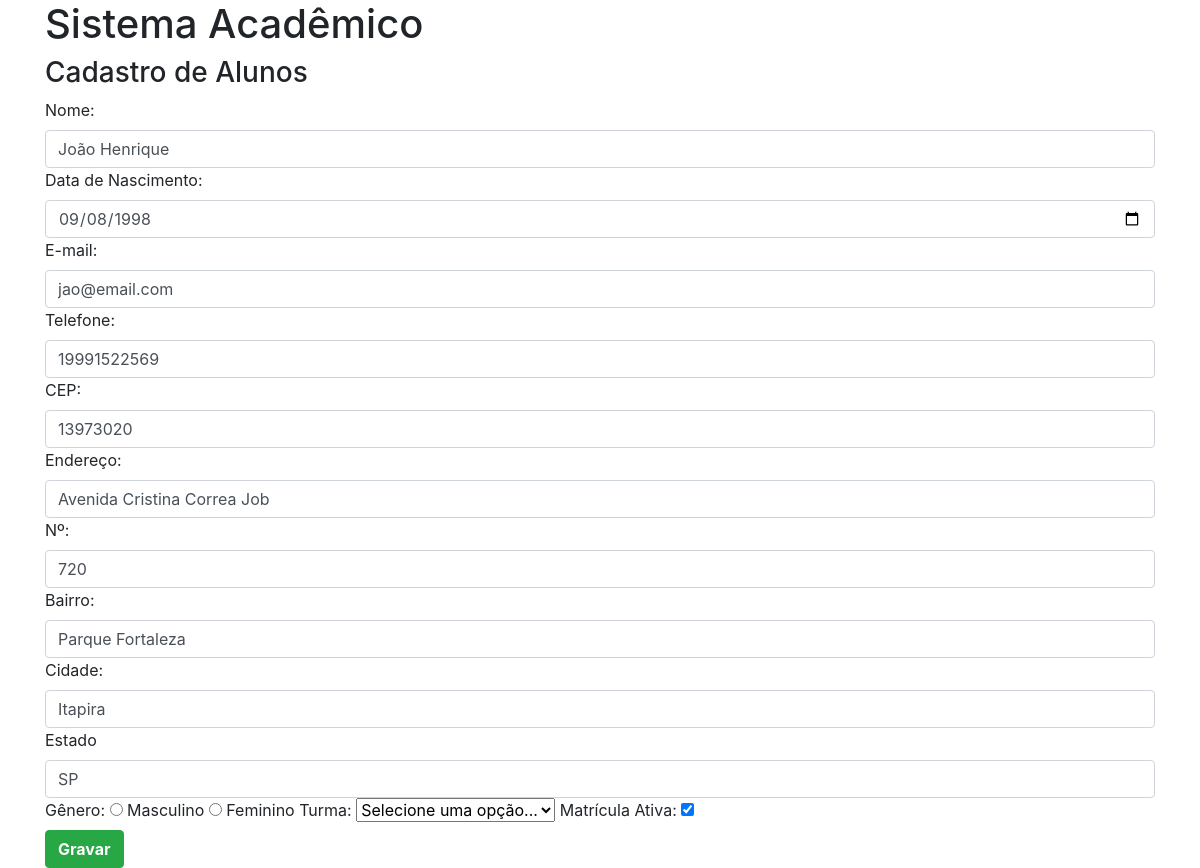
The app's page /sis-escolar/alunos/alunos-editar.php?id=8 with its own data.
### tables this page shows
CREATE TABLE `tb_alunos` (
  `id` int(11) NOT NULL,
  `nomeAluno` varchar(150) NOT NULL,
  `dataNasc` date NOT NULL,
  `email` varchar(150) NOT NULL,
  `tel` varchar(11) NOT NULL,
  `cep` varchar(11) NOT NULL,
  `rua` varchar(150) NOT NULL,
  `numero` varchar(10) NOT NULL,
  `bairro` varchar(70) NOT NULL,
  `cidade` varchar(70) NOT NULL,
  `uf` varchar(2) NOT NULL,
  `genero` char(1) NOT NULL,
  `turma` char(1) NOT NULL,
  `matricula` tinyint(1) NOT NULL
);

### sis-escolar/classes/Aluno.php (called while the page is built, shortened)
<?php
    class Aluno{
        public $id;
        public function __construct($id = false){
            if($id){
                $this -> id = $id;
                $this->carregar();
            }
        }
        public function carregar(){
            $sql = "SELECT * FROM tb_alunos WHERE id=" .$this->id;
            $conexao = new PDO('mysql:host=127.0.0.1;dbname=sis-escolar','root','');
            $resultado = $conexao->query($sql);
            $linha = $resultado->fetch();
            $this->nomeAluno = $linha['nomeAluno'];
            $this->dataNasc = $linha['dataNasc'];
            $this->email = $linha['email'];
            $this->tel = $linha['tel'];
            $this->cep = $linha['cep'];
            $this->rua = $linha['rua'];
            $this->numero = $linha['numero'];
            $this->bairro = $linha['bairro'];
            $this->cidade = $linha['cidade'];
            $this->uf = $linha['uf'];
            $this->matricula = $linha['matricula'];
        }
    }
?>

### sis-escolar/alunos/alunos-editar.php (the view, shortened to what this page needs)
<?php
    require_once "../classes/Aluno.php";
    $id = $_GET['id'];
    $aluno = new Aluno($id);
?>
<!DOCTYPE html>
<html lang="pt-br">
<head>
    <link rel="stylesheet" href="https://stackpath.bootstrapcdn.com/bootstrap/4.1.3/css/bootstrap.min.css">
</head>
<body class="container">
    <h1>Sistema Acadêmico</h1>
    <h3>Cadastro de Alunos</h3>
    <fieldset>
        <form action="alunos-editar-gravar.php" method="POST">
            <label for="nomeAluno">Nome:</label>
            <input  class="form-control" type="text" name="nomeAluno" value="<?= $aluno->nomeAluno ?>">
            <label for="dataNasc">Data de Nascimento:</label>
            <input  class="form-control" type="date" name="dataNasc" value="<?= $aluno->dataNasc ?>">
            <label for="email">E-mail:</label>
            <input  class="form-control" type="email" name="email" value="<?= $aluno->email ?>">
            <label for="tel">Telefone:</label>
            <input  class="form-control" type="text" name="tel" value="<?= $aluno->tel ?>">
            <label for="cep">CEP:</label>
            <input  class="form-control" type="text" name="cep" id="cep" value="<?= $aluno->cep ?>"
                    onchange="pesquisacep(this.value); ">
            <label for="rua">Endereço:</label>
            <input  class="form-control" type="text" name="rua" id="rua" value="<?= $aluno->rua ?>">
            <label for="numero">Nº:</label>
            <input  class="form-control" type="number" name="numero" id="" value="<?= $aluno->numero ?>">
            <label for="bairro">Bairro:</label>
            <input  class="form-control" type="text" name="bairro" id="bairro" value="<?= $aluno->bairro ?>">
            <label for="cidade">Cidade:</label>
            <input  class="form-control" type="text" name="cidade" id="cidade" value="<?= $aluno->cidade ?>">
            <label for="uf">Estado</label>
            <input  class="form-control" type="text" name="uf" id="uf" value="<?= $aluno->uf ?>">
            <label for="genero">Gênero:</label>
                <input type="radio" name="genero" id="masc" value="1">
                <label for="masc">Masculino</label>
                <input type="radio" name="genero" id="femi" value="0">
                <label for="femi">Feminino</label>
            <label for="turma">Turma:</label>
            <select name="turma" id="">
                <option value="0">Selecione uma opção...</option>
            </select>
            <label for="matricula">Matrícula Ativa:</label>
            <input type="checkbox" name="matricula" value="1" value="<?= $aluno->matricula ?>" checked>
            <br><input class="btn btn-success font-weight-bold" type="submit" value="Gravar">
        </form>
    </fieldset>
</body>
</html>

### records on screen
tb_alunos: nomeAluno "João Henrique", dataNasc "09/08/1998", email "jao@email.com", tel "19991522569", cep "13973020", rua "Avenida Cristina Correa Job", numero "720", bairro "Parque Fortaleza", cidade "Itapira", uf "SP"
